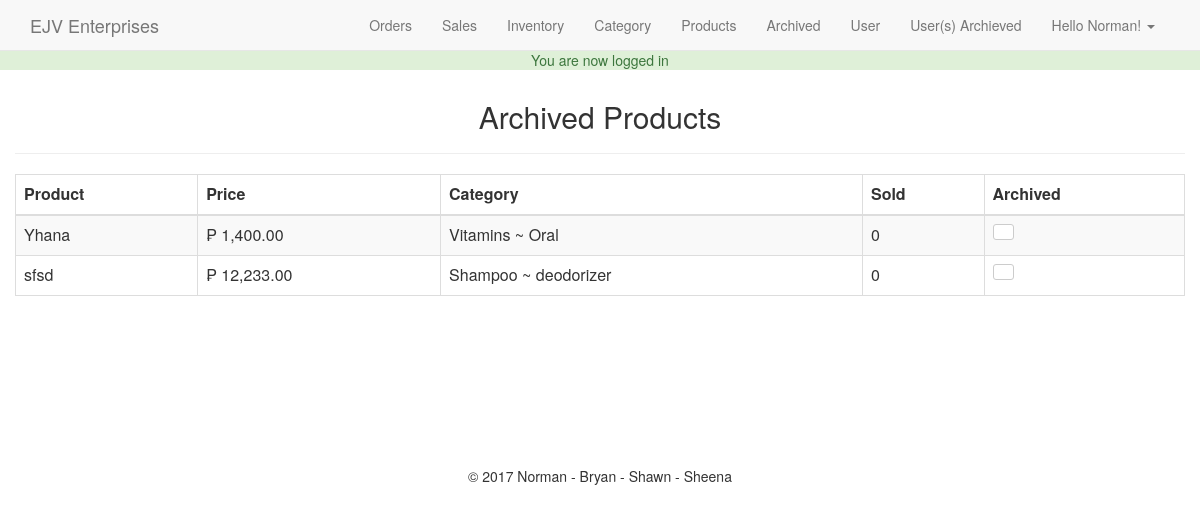
Screenshot of /admin/archived.php (signed in) with the database file from the repository.
### tables this page shows
CREATE TABLE IF NOT EXISTS `users` (
  `id` int(11) NOT NULL AUTO_INCREMENT,
  `full_name` varchar(250) NOT NULL,
  `email` varchar(250) NOT NULL,
  `password` varchar(250) NOT NULL,
  `join_date` datetime NOT NULL DEFAULT CURRENT_TIMESTAMP,
  `last_login` datetime NOT NULL,
  `permissions` varchar(250) NOT NULL,
  PRIMARY KEY (`id`)
);

CREATE TABLE IF NOT EXISTS `products` (
  `id` int(100) NOT NULL AUTO_INCREMENT,
  `title` varchar(500) NOT NULL,
  `price` decimal(10,0) NOT NULL,
  `list_price` decimal(10,2) NOT NULL,
  `categories` varchar(500) NOT NULL,
  `image` varchar(500) NOT NULL,
  `description` text NOT NULL,
  `qty` varchar(250) NOT NULL,
  `featured` tinyint(4) NOT NULL DEFAULT '0',
  `deleted` int(11) NOT NULL DEFAULT '0',
  PRIMARY KEY (`id`)
);

### helpers/helpers.php (called while the page is built, shortened)
<?php
function money($number){
 return '&#8369; '.number_format($number,2);
}
?>

### admin/archived.php (the view, shortened to what this page needs)
<?php
require_once $_SERVER['DOCUMENT_ROOT'].'/ejventerprises/core/init.php';
include 'includes/head.php';
include 'includes/navigation.php';?>
<?php
$sql = "SELECT * FROM products WHERE deleted = 1";
$presults = $db->query($sql);
?>
<h2 class="text-center">Archived Products</h2>
<hr>
<table class="table table-bordered table-striped">
<thead><th>Product</th><th>Price</th><th>Category</th><th>Sold</th><th>Archived</th></thead>
<tbody>
<?php while($products = mysqli_fetch_assoc($presults)):
	$childID = $products['categories'];
	$catsql = "SELECT * FROM categories WHERE id = '$childID'";
	$result = $db->query($catsql);
	$child = mysqli_fetch_assoc($result);
	$parentID = $child['parent'];
	$psql = "SELECT * FROM categories WHERE id = '$parentID'";
	$presult = $db->query($psql);
	$parent = mysqli_fetch_assoc($presult);
	$category = $parent['category'].' ~ '.$child['category'];
?>
<tr>
	<td><?=$products['title'];?></td>
	<td><?=money($products['price']);?></td>
	<td><?=$category;?></td>
	<td>0</td>
	<td><a href="archived.php?archive=<?php echo $products['id']; ?>" class="btn btn-xs btn-default"><span class="glyphicon glyphicon-refresh"></td>
</tr>
<?php endwhile; ?>
</tbody>
</table>
<?php include 'includes/footer.php'; ?>

### admin/includes/navigation.php (shortened to what this page needs)
<nav class="navbar navbar-default navbar-fixed-top">
<div class="container">
<a href="index.php" class="navbar-brand">EJV Enterprises</a>
<ul class="nav navbar-nav pull-right">
<li>
<a href="index.php">Orders</a>
</li>
<li>
<a href="sales.php">Sales</a>
</li>
<li>
<a href="inventory.php">Inventory</a>
</li>
<li>
<a href="category.php">Category</a>
</li>
<li>
<a href="products.php">Products</a>
</li>
<li>
<a href="archived.php">Archived</a>
</li>
<li>
<a href="user.php">User</a>
</li>
<li>
<a href="user_arc.php">User(s) Archieved</a>
</li>
<li class="dropdown">
<a href="#" class="dropdown-toggle" data-toggle="dropdown">Hello <?=$user_data['full_name']; ?>!
<span class="caret"></span>
</a>
</li>
</ul>
</div></nav>

### css/main.css (style rules this page uses)
body { padding-top:50px; }

### rows the page displays
users: full_name "Norman"
products: title "Yhana", price "₱ 1,400.00", category "Vitamins ~ Oral"
products: title "sfsd", price "₱ 12,233.00", category "Shampoo ~ deodorizer"

### other values shown
$_SESSION['success_flash'] "You are now logged in"
